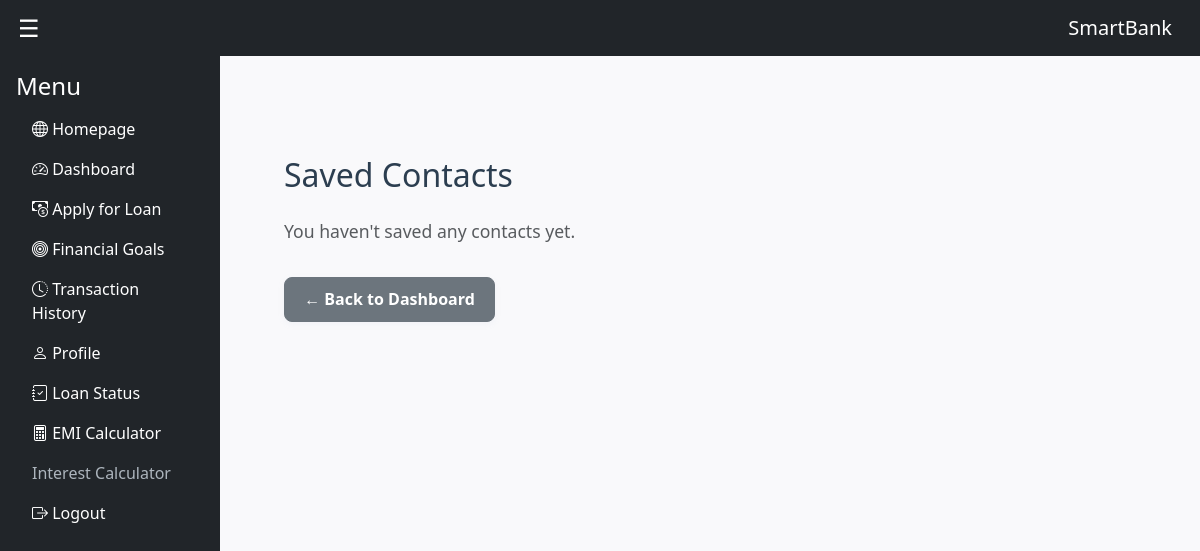
The page /customer/contacts (signed in) on the database as committed earlier.
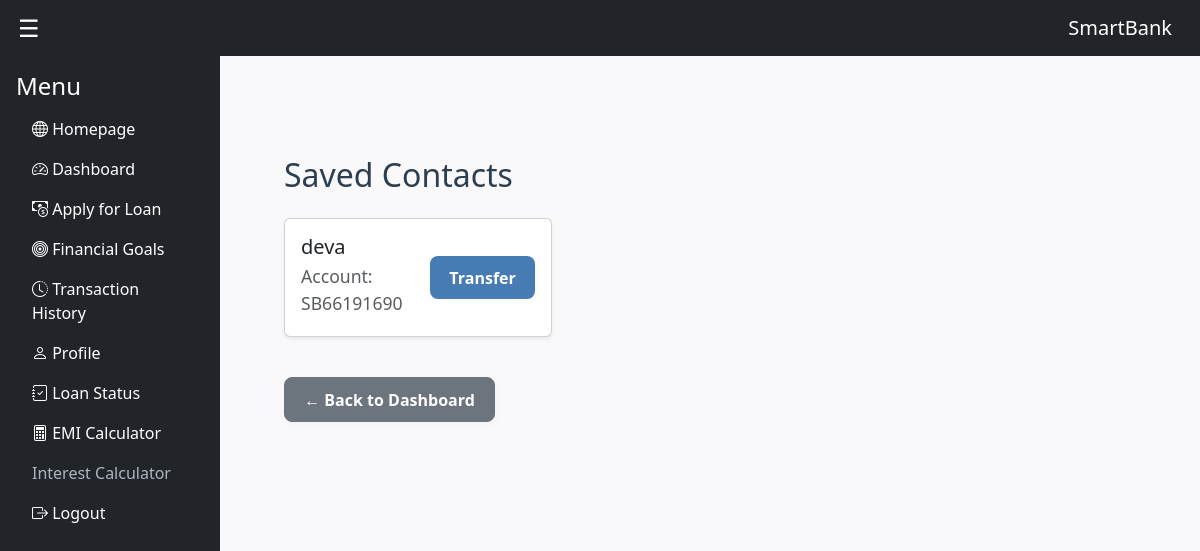
The same page on the database as committed later.
### models.py (models this page shows, shortened)
class SavedContact(db.Model):
    __tablename__ = "saved_contact"
    id = db.Column(db.Integer, primary_key=True)
    user_id = db.Column(db.Integer, db.ForeignKey('user.id'), nullable=False)
    name = db.Column(db.String(100))
    account_number = db.Column(db.String(20))
    created_at = db.Column(db.DateTime, default=datetime.utcnow)

### customer_routes.py (the view)
@customer_bp.route('/contacts')
@login_required
def view_contacts():
    contacts = SavedContact.query.filter_by(user_id=current_user.id).all()
    return render_template("contacts.html", contacts=contacts)

### models.py (called while the page is built)
@login_manager.user_loader
def load_user(user_id):
    return User.query.get(int(user_id))

### templates/contacts.html (shortened to what this page needs)
{% extends "base.html" %}
{% block content %}
<div class="container mt-5">
  <h2 class="mb-4">Saved Contacts</h2>
  {% if contacts %}
    <div class="row">
      {% for contact in contacts %}
        <div class="col-md-4">
          <div class="card mb-3 shadow-sm">
            <div class="card-body d-flex align-items-center justify-content-between">
              <div>
                <h5 class="card-title mb-1">{{ contact.name }}</h5>
                <p class="card-text mb-1 text-muted">Account: {{ contact.account_number }}</p>
              </div>
              <a href="{{ url_for('customer_bp.transfer') }}?name={{ contact.name }}&acc={{ contact.account_number }}" class="btn btn-sm btn-primary">Transfer</a>
            </div>
          </div>
        </div>
      {% endfor %}
    </div>
  {% else %}
    <p class="text-muted">You haven't saved any contacts yet.</p>
  {% endif %}
  <a href="{{ url_for('main.dashboard') }}" class="btn btn-secondary mt-4">← Back to Dashboard</a>
</div>
{% endblock %}

Rows that differ between the two databases and show on the page:
added SavedContact: name "deva", account_number "SB66191690"
Other text that changed with them:
text no longer shown: "You haven't saved any contacts yet."
